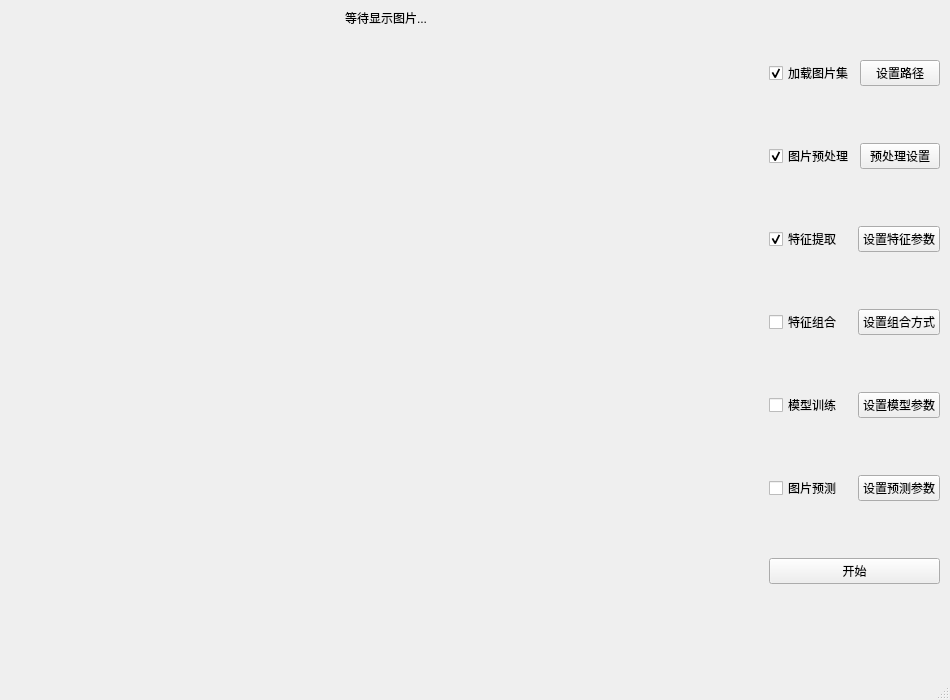
<?xml version="1.0" encoding="UTF-8"?>
<ui version="4.0">
    <class>MainWindow</class>
    <widget class="QMainWindow" name="MainWindow">
        <property name="geometry">
            <rect>
                <x>0</x>
                <y>0</y>
                <width>950</width>
                <height>700</height>
            </rect>
        </property>
        <property name="windowTitle">
            <string>基于多特征组合的硅藻识别演示程序</string>
        </property>
        <widget class="QWidget" name="centralwidget">
            <widget class="QWidget" name="horizontalLayoutWidget">
                <property name="geometry">
                    <rect>
                        <x>9</x>
                        <y>9</y>
                        <width>931</width>
                        <height>631</height>
                    </rect>
                </property>
                <layout class="QHBoxLayout" name="horizontalLayout">
                    <item>
                        <layout class="QVBoxLayout" name="verticalLayout">
                            <item>
                                <widget class="QLabel" name="infoLabel">
                                    <property name="text">
                                        <string>等待显示图片...</string>
                                    </property>
                                    <property name="alignment">
                                        <set>Qt::AlignCenter</set>
                                    </property>
                                </widget>
                            </item>
                            <item>
                                <widget class="QLabel" name="imageLabel">
                                    <property name="sizePolicy">
                                        <sizepolicy hsizetype="Expanding" vsizetype="Expanding">
                                            <horstretch>0</horstretch>
                                            <verstretch>0</verstretch>
                                        </sizepolicy>
                                    </property>
                                    <property name="baseSize">
                                        <size>
                                            <width>600</width>
                                            <height>600</height>
                                        </size>
                                    </property>
                                    <property name="text">
                                        <string/>
                                    </property>
                                    <property name="alignment">
                                        <set>Qt::AlignCenter</set>
                                    </property>
                                </widget>
                            </item>
                        </layout>
                    </item>
                    <item>
                        <layout class="QVBoxLayout" name="verticalLayout_2">
                            <item>
                                <layout class="QHBoxLayout" name="horizontalLayout_2">
                                    <item>
                                        <widget class="QCheckBox" name="dataSetCheckBox">
                                            <property name="text">
                                                <string>加载图片集</string>
                                            </property>
                                            <property name="checked">
                                                <bool>true</bool>
                                            </property>
                                        </widget>
                                    </item>
                                    <item>
                                        <widget class="QPushButton" name="dataSetButton">
                                            <property name="text">
                                                <string>设置路径</string>
                                            </property>
                                        </widget>
                                    </item>
                                </layout>
                            </item>
                            <item>
                                <layout class="QHBoxLayout" name="horizontalLayout_10">
                                    <item>
                                        <widget class="QCheckBox" name="imageCheckBox">
                                            <property name="text">
                                                <string>图片预处理</string>
                                            </property>
                                            <property name="checked">
                                                <bool>true</bool>
                                            </property>
                                        </widget>
                                    </item>
                                    <item>
                                        <widget class="QPushButton" name="imageButton">
                                            <property name="text">
                                                <string>预处理设置</string>
                                            </property>
                                        </widget>
                                    </item>
                                </layout>
                            </item>
                            <item>
                                <layout class="QHBoxLayout" name="horizontalLayout_6">
                                    <item>
                                        <widget class="QCheckBox" name="featureFetchCheckBox">
                                            <property name="text">
                                                <string>特征提取</string>
                                            </property>
                                            <property name="checked">
                                                <bool>true</bool>
                                            </property>
                                        </widget>
                                    </item>
                                    <item>
                                        <widget class="QPushButton" name="featureFetchButton">
                                            <property name="text">
                                                <string>设置特征参数</string>
                                            </property>
                                        </widget>
                                    </item>
                                </layout>
                            </item>
                            <item>
                                <layout class="QHBoxLayout" name="horizontalLayout_9">
                                    <item>
                                        <widget class="QCheckBox" name="featureReadCheckBox">
                                            <property name="text">
                                                <string>特征组合</string>
                                            </property>
                                        </widget>
                                    </item>
                                    <item>
                                        <widget class="QPushButton" name="featureReadButton">
                                            <property name="text">
                                                <string>设置组合方式</string>
                                            </property>
                                        </widget>
                                    </item>
                                </layout>
                            </item>
                            <item>
                                <layout class="QHBoxLayout" name="horizontalLayout_3">
                                    <item>
                                        <widget class="QCheckBox" name="modelCheckBox">
                                            <property name="text">
                                                <string>模型训练</string>
                                            </property>
                                        </widget>
                                    </item>
                                    <item>
                                        <widget class="QPushButton" name="modelButton">
                                            <property name="text">
                                                <string>设置模型参数</string>
                                            </property>
                                        </widget>
                                    </item>
                                </layout>
                            </item>
                            <item>
                                <layout class="QHBoxLayout" name="horizontalLayout_11">
                                    <item>
                                        <widget class="QCheckBox" name="predictCheckBox">
                                            <property name="text">
                                                <string>图片预测</string>
                                            </property>
                                        </widget>
                                    </item>
                                    <item>
                                        <widget class="QPushButton" name="predictButton">
                                            <property name="text">
                                                <string>设置预测参数</string>
                                            </property>
                                        </widget>
                                    </item>
                                </layout>
                            </item>
                            <item>
                                <widget class="QPushButton" name="startButton">
                                    <property name="text">
                                        <string>开始</string>
                                    </property>
                                </widget>
                            </item>
                        </layout>
                    </item>
                </layout>
            </widget>
        </widget>
        <widget class="QMenuBar" name="menubar">
            <property name="geometry">
                <rect>
                    <x>0</x>
                    <y>0</y>
                    <width>950</width>
                    <height>22</height>
                </rect>
            </property>
        </widget>
        <widget class="QStatusBar" name="statusbar"/>
    </widget>
    <resources/>
    <connections/>
</ui>
